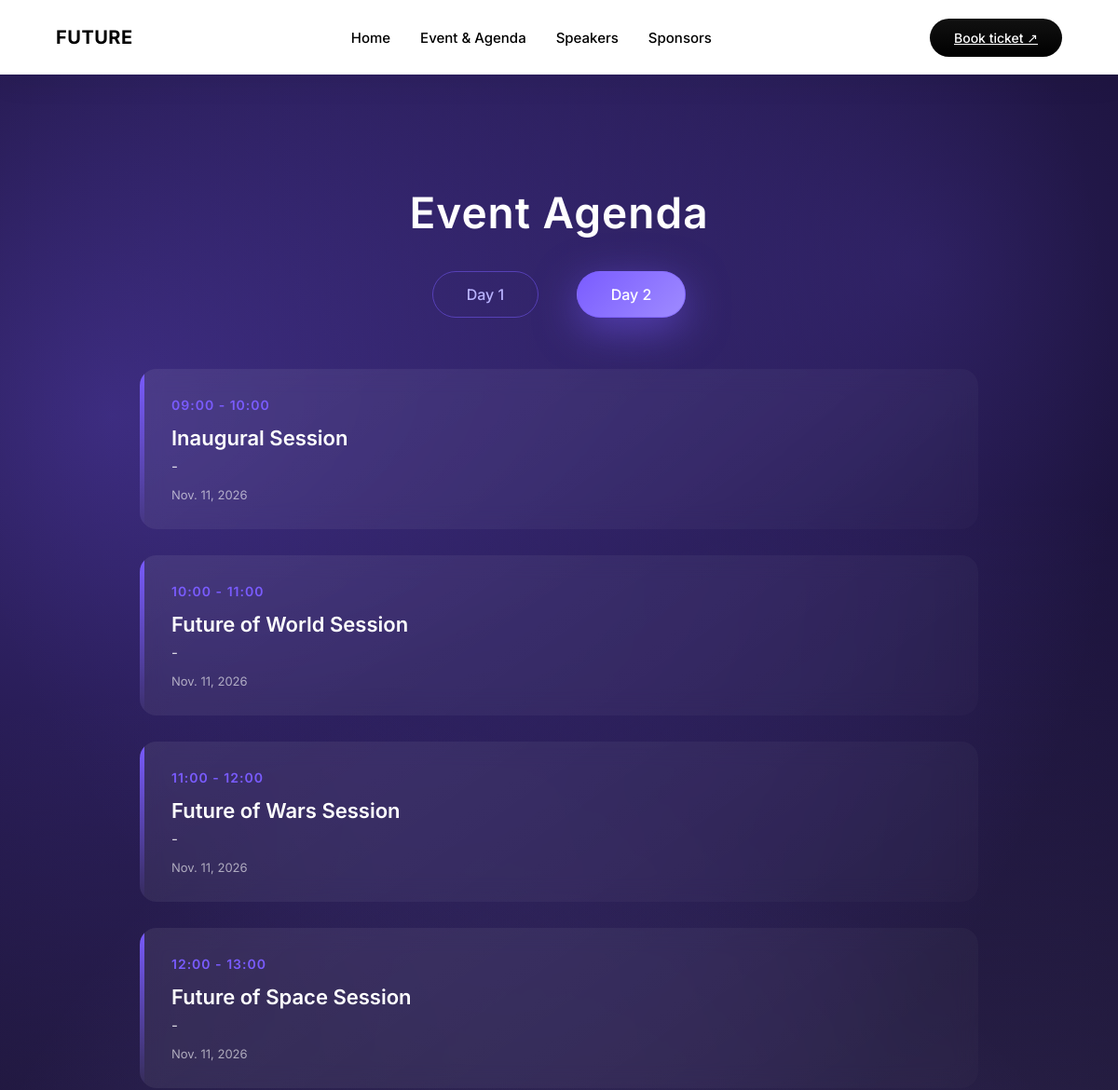
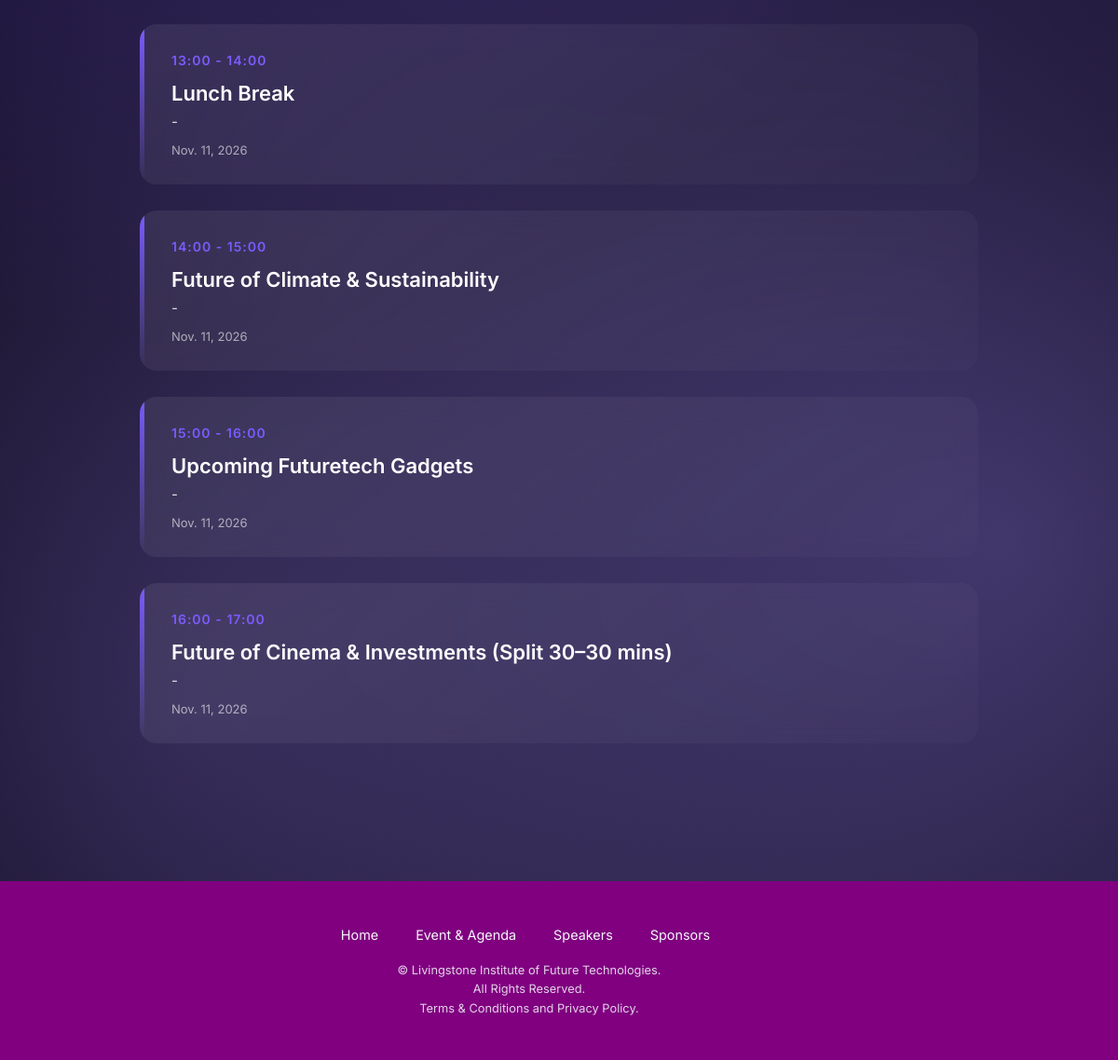
The page /agenda/?day=day2 on the database its author committed (2 pictures, top to bottom).
### fts/models.py (models this page shows, shortened)
class Agenda(models.Model):
    DAY_CHOICES = (
        ('day1', 'Day 1'),
        ('day2', 'Day 2'),
    )
    day = models.CharField(max_length=10, choices=DAY_CHOICES)
    date = models.DateField()
    time = models.CharField(max_length=50)
    activity = models.CharField(max_length=200)
    speakers = models.CharField(max_length=200)
    class Meta:
        ordering = ['date', 'time']

### fts/views.py (the view)
# urls.py: path('agenda/', agenda_page, name='agenda'),
def agenda_page(request):
    day = request.GET.get('day', 'day1')
    agendas = Agenda.objects.filter(day=day)
    return render(request, 'agenda.html', {
        'agendas': agendas,
        'active_day': day
    })

### fts/templates/agenda.html (shortened to what this page needs)
{% extends "base.html" %}
{% load static %}
{% block content %}
<section class="agenda-section">
  <h2 class="agenda-title">Event Agenda</h2>
  <div class="day-switch">
    <a href="?day=day1" class="{% if active_day == 'day1' %}active{% endif %}">Day 1</a>
    <a href="?day=day2" class="{% if active_day == 'day2' %}active{% endif %}">Day 2</a>
  </div>
  <div class="agenda-list">
    {% for item in agendas %}
    <div class="agenda-card">
      <span class="time">{{ item.time }}</span>
      <h3>{{ item.activity }}</h3>
      <p>{{ item.speakers }}</p>
      <small>{{ item.date }}</small>
    </div>
    {% empty %}
    <p class="no-data">No agenda available</p>
    {% endfor %}
  </div>
</section>
{% endblock %}

### fts/static/css/header.css (style rules this page uses)
* { margin: 0; padding: 0; box-sizing: border-box; backface-visibility:hidden; }
body { font-family: "Inter", sans-serif; background: #000; color: #fff; -webkit-font-smoothing: antialiased; }

### fts/static/css/agenda.css (style rules this page uses)
.agenda-section { padding: 120px 80px; background: #05010d; color: #fff; position: relative; overflow: hidden; }
.agenda-section::before, .agenda-section::after { content: ""; position: absolute; width: 160%; height: 160%; top: -30%; left: -30%; pointer-events: none; z-index: 0; }
.agenda-section::before { background: radial-gradient(circle at 25% 30%, rgba(122, 92, 255, 0.45), transparent 40%), radial-gradient(circle at 75% 70%, rgba(159, 139, 255, 0.35), transparent 45%); animation: agendaGlow1 24s linear infinite; }
.agenda-section::after { background: radial-gradient(circle at 70% 25%, rgba(122, 92, 255, 0.30), transparent 38%), radial-gradient(circle at 30% 75%, rgba(159, 139, 255, 0.25), transparent 42%); animation: agendaGlow2 36s linear infinite; }
.agenda-title, .day-switch, .agenda-list { position: relative; z-index: 2; }
.agenda-title { text-align: center; font-size: 46px; font-weight: 600; margin-bottom: 50px; letter-spacing: 1px; }
.day-switch { text-align: center; margin-bottom: 70px; }
.day-switch a { margin: 0 18px; padding: 14px 36px; border-radius: 40px; border: 1px solid rgba(122, 92, 255, 0.5); color: #b9b3ff; text-decoration: none; font-weight: 500; backdrop-filter: blur(6px); transition: all 0.4s ease; }
.day-switch a.active { background: linear-gradient(135deg, #7a5cff, #9f8bff); color: #fff; box-shadow: 0 12px 45px rgba(122, 92, 255, 0.5); }
.agenda-list { max-width: 900px; margin: auto; }
.agenda-card { position: relative; padding: 28px 34px; margin-bottom: 28px; background: linear-gradient( 145deg, rgba(255,255,255,0.08), rgba(255,255,255,0.02) ); border-radius: 18px; backdrop-filter: blur(12px); overflow: hidden; opacity: 0; transform: translateY(20px); animation: cardFadeUp 0.9s ease forwards; }
.agenda-card::before { content: ""; position: absolute; top: 0; left: 0; width: 5px; height: 100%; background: linear-gradient(180deg, #7a5cff, transparent); }
.agenda-card .time { display: inline-block; font-size: 14px; font-weight: 600; letter-spacing: 1px; color: #7a5cff; margin-bottom: 8px; }
.agenda-card h3 { font-size: 22px; font-weight: 600; margin: 6px 0 8px; }
.agenda-card p { opacity: 0.85; font-size: 15px; margin-bottom: 10px; }
.agenda-card small { opacity: 0.6; font-size: 13px; }

### rows shown on the page
Agenda: time "09:00 - 10:00", activity "Inaugural Session", speakers "-", date "Nov. 11, 2026"
Agenda: time "10:00 - 11:00", activity "Future of World Session", speakers "-", date "Nov. 11, 2026"
Agenda: time "11:00 - 12:00", activity "Future of Wars Session", speakers "-", date "Nov. 11, 2026"
Agenda: time "12:00 - 13:00", activity "Future of Space Session", speakers "-", date "Nov. 11, 2026"
Agenda: time "13:00 - 14:00", activity "Lunch Break", speakers "-", date "Nov. 11, 2026"
Agenda: time "14:00 - 15:00", activity "Future of Climate & Sustainability", speakers "-", date "Nov. 11, 2026"
Agenda: time "15:00 - 16:00", activity "Upcoming Futuretech Gadgets", speakers "-", date "Nov. 11, 2026"
Agenda: time "16:00 - 17:00", activity "Future of Cinema & Investments (Split 30–30 mins)", speakers "-", date "Nov. 11, 2026"
